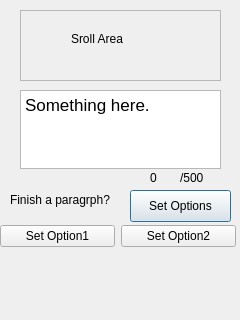
<?xml version="1.0" encoding="UTF-8"?>
<ui version="4.0">
 <class>WritingForOptions</class>
 <widget class="QDialog" name="WritingForOptions">
  <property name="geometry">
   <rect>
    <x>0</x>
    <y>0</y>
    <width>240</width>
    <height>320</height>
   </rect>
  </property>
  <property name="windowTitle">
   <string>Dialog</string>
  </property>
  <widget class="QScrollArea" name="ScrollText">
   <property name="geometry">
    <rect>
     <x>20</x>
     <y>10</y>
     <width>201</width>
     <height>71</height>
    </rect>
   </property>
   <property name="widgetResizable">
    <bool>true</bool>
   </property>
   <widget class="QWidget" name="scrollAreaWidgetContents">
    <property name="geometry">
     <rect>
      <x>0</x>
      <y>0</y>
      <width>199</width>
      <height>69</height>
     </rect>
    </property>
    <widget class="QLabel" name="Temp">
     <property name="geometry">
      <rect>
       <x>50</x>
       <y>20</y>
       <width>101</width>
       <height>16</height>
      </rect>
     </property>
     <property name="text">
      <string>Sroll Area</string>
     </property>
    </widget>
   </widget>
  </widget>
  <widget class="QLabel" name="LabelFinish">
   <property name="geometry">
    <rect>
     <x>10</x>
     <y>190</y>
     <width>121</width>
     <height>20</height>
    </rect>
   </property>
   <property name="text">
    <string>Finish a paragrph?</string>
   </property>
  </widget>
  <widget class="QLabel" name="LabelMaxWords">
   <property name="geometry">
    <rect>
     <x>180</x>
     <y>170</y>
     <width>41</width>
     <height>16</height>
    </rect>
   </property>
   <property name="text">
    <string>/500</string>
   </property>
  </widget>
  <widget class="QLabel" name="LabelCountWords">
   <property name="geometry">
    <rect>
     <x>150</x>
     <y>170</y>
     <width>31</width>
     <height>16</height>
    </rect>
   </property>
   <property name="text">
    <string>0</string>
   </property>
  </widget>
  <widget class="QTextEdit" name="EditWriting">
   <property name="geometry">
    <rect>
     <x>20</x>
     <y>90</y>
     <width>201</width>
     <height>79</height>
    </rect>
   </property>
   <property name="html">
    <string>&lt;!DOCTYPE HTML PUBLIC &quot;-//W3C//DTD HTML 4.0//EN&quot; &quot;http://www.w3.org/TR/REC-html40/strict.dtd&quot;&gt;
&lt;html&gt;&lt;head&gt;&lt;meta name=&quot;qrichtext&quot; content=&quot;1&quot; /&gt;&lt;style type=&quot;text/css&quot;&gt;
p, li { white-space: pre-wrap; }
&lt;/style&gt;&lt;/head&gt;&lt;body style=&quot; font-family:'.Lucida Grande UI'; font-size:13pt; font-weight:400; font-style:normal;&quot;&gt;
&lt;p style=&quot; margin-top:0px; margin-bottom:0px; margin-left:0px; margin-right:0px; -qt-block-indent:0; text-indent:0px;&quot;&gt;Something here.&lt;/p&gt;&lt;/body&gt;&lt;/html&gt;</string>
   </property>
  </widget>
  <widget class="QPushButton" name="BtnSetOption">
   <property name="geometry">
    <rect>
     <x>130</x>
     <y>190</y>
     <width>101</width>
     <height>32</height>
    </rect>
   </property>
   <property name="text">
    <string>Set Options</string>
   </property>
  </widget>
  <widget class="QWidget" name="layoutWidget">
   <property name="geometry">
    <rect>
     <x>0</x>
     <y>220</y>
     <width>236</width>
     <height>32</height>
    </rect>
   </property>
   <layout class="QHBoxLayout" name="horizontalLayout">
    <item>
     <widget class="QPushButton" name="BtnSetOption1">
      <property name="text">
       <string>Set Option1</string>
      </property>
     </widget>
    </item>
    <item>
     <widget class="QPushButton" name="BtnSetOption2">
      <property name="text">
       <string>Set Option2</string>
      </property>
     </widget>
    </item>
   </layout>
  </widget>
 </widget>
 <resources/>
 <connections/>
</ui>
